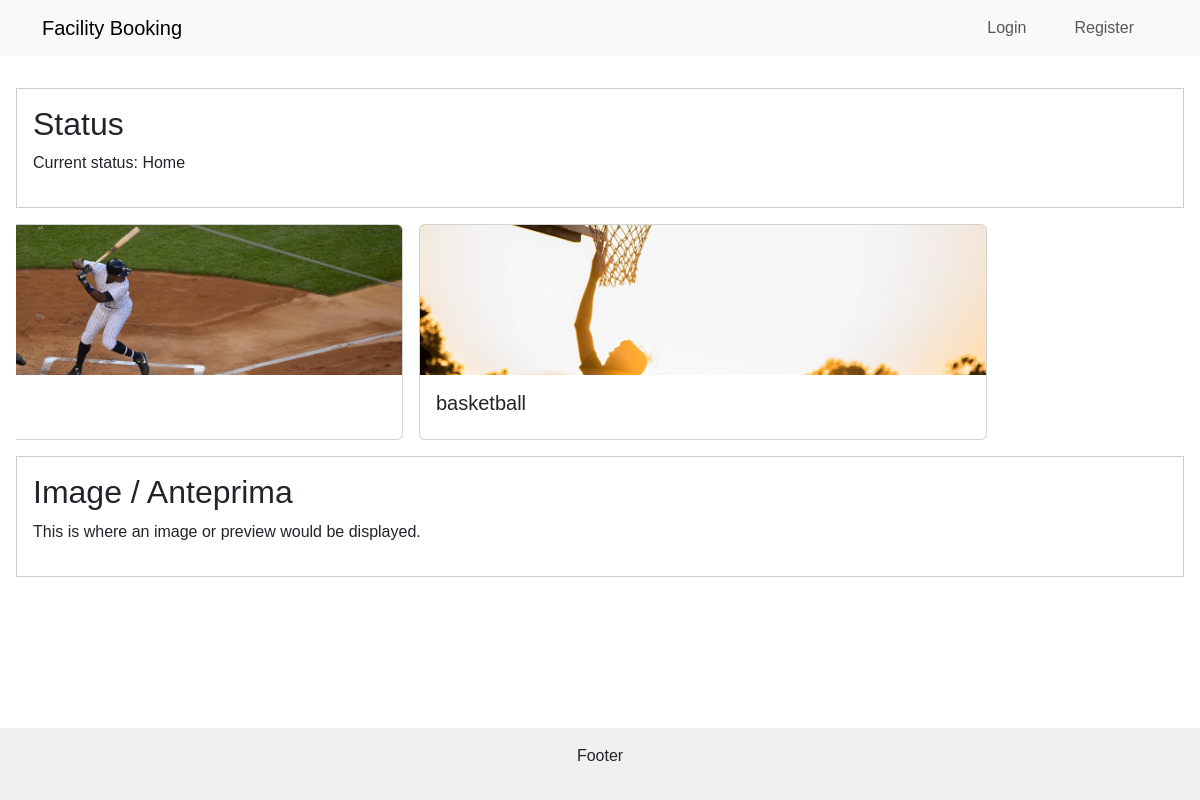
The page / on the database its author committed.
### facility_management/models.py (models this page shows, shortened)
class Sport(models.Model):
    name = models.CharField(max_length=100, unique=True)  # Ensure Sport name is unique
    slug = models.SlugField(max_length=100, unique=True, editable=False)  # Slug should not be editable manually
    banner=models.ImageField(upload_to='images/sport_banners/',null=True,blank=True)
    def __str__(self):
        return self.name  # Using name as it's more human-readable

### facility_management/views.py (the view)
# urls.py: 2. Add a URL to urlpatterns:  path('', views.home, name='home')
def home(request):
    sports=Sport.objects.all()
    print(sports)
    return render(request, 'homepage.html', {'sports': sports})

### templates/homepage.html (shortened to what this page needs)
<!DOCTYPE html>
<html lang="en">
<head>
    <link href="https://cdnjs.cloudflare.com/ajax/libs/bootstrap/5.3.0/css/bootstrap.min.css" rel="stylesheet">
    <link href="https://cdnjs.cloudflare.com/ajax/libs/animate.css/4.1.1/animate.min.css" rel="stylesheet">
</head>
<body>
    {% include 'navbar.html' %}
    <main>
        <div class="box">
            <h2>Status</h2>
            <p id="status">Current status: Home</p>
        </div>
        <div class="horizontal-scroll-wrapper">
            <div id="scroll-items" class="horizontal-scroll">
                {% for sport in sports %}
                    <div class="col">
                        <a class="card h-100" href="{% url 'facility' sport.slug %}" style="text-decoration: none;">
                            <img src="{{ sport.banner.url }}" class="card-img-top" alt="{{ sport.name }}">
                            <div class="card-body">
                                <h5 class="card-title">{{ sport.name }}</h5>
                            </div>
                        </a>
                    </div>
                {% endfor %}
            </div>
        </div>
        <div class="box">
            <h2>Image / Anteprima</h2>
            <p>This is where an image or preview would be displayed.</p>
        </div>
    </main>
    <footer>
        <p>Footer</p>
    </footer>
</body>
</html>

### templates/homepage.html (style rules this page uses)
body { font-family: Arial, sans-serif; margin: 0; padding: 0; display: flex; flex-direction: column; min-height: 100vh; }
header, footer { background-color: #f0f0f0; padding: 1rem; text-align: center; }
main { flex: 1; padding: 1rem; }
.box { border: 1px solid #ccc; margin-bottom: 1rem; padding: 1rem; }
.horizontal-scroll-wrapper { overflow: hidden; padding-bottom: 1rem; }
.horizontal-scroll { display: flex; flex-wrap: nowrap; transition: transform 0.5s ease; }
.card { min-width: 250px; margin-right: 1rem; transition: box-shadow 0.3s ease-in-out; }
.card-img-top { height: 150px; object-fit: cover; }

### rows shown on the page
Sport: banner (picture)
Sport: banner (picture), name "basketball"
